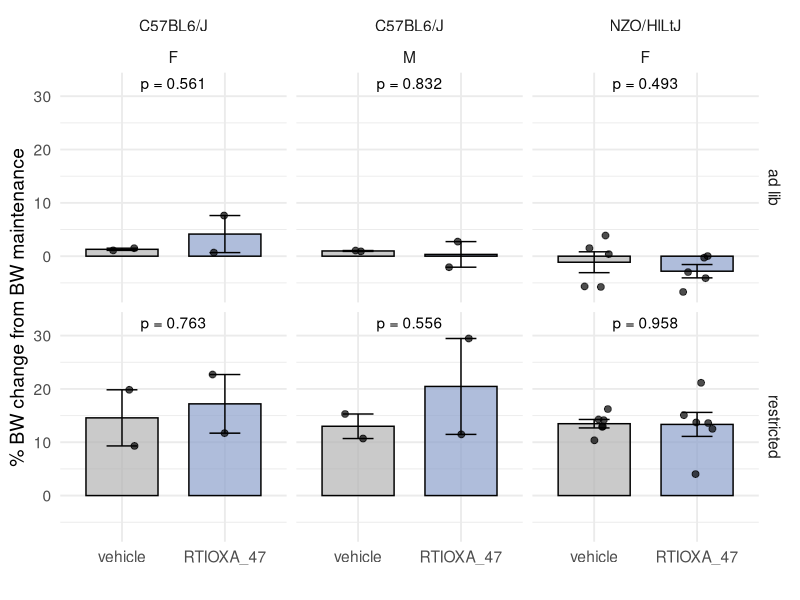
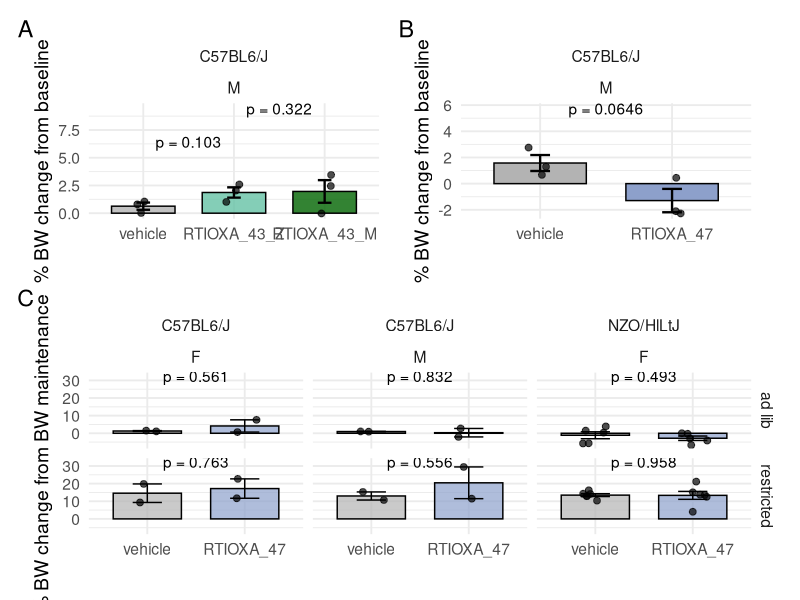

Reproduce these figures in R, in order.
  # ---- Libraries ----
  library(dplyr)
  library(ggplot2)
  library(readr)
  library(tidyr)
  library(ggpubr)
  library(patchwork)
  
  # ---- Read BW data ----
  BW_data <- read_csv("../data/BW.csv") %>% 
    filter(COHORT > 1 & COHORT < 6) %>% # Just NZO females and c57
    filter(!ID %in% c(3712, 3715)) %>%  # remove animals that died
    group_by(ID) %>% 
    arrange(DATE) %>% 
    mutate(
      # Define GROUP
      GROUP = case_when(
        ID %in% c(3706, 3707, 3709, 3711, 3713, 3717, 3716, 3719, 3718, 3726,
                  7860, 7862, 7864, 7867, 7868, 7869, 7870, 7871, 7873, 7875, 
                  7876, 7879, 7880, 7881, 7882, 7883) ~ "ad lib",
        ID %in% c(3708, 3714, 3720, 3721, 3710, 3722, 3723, 3724, 3725, 3727, 3728, 3729,
                  7861, 7863, 7865, 7866, 7872, 7874, 7877, 7878) ~ "restricted"
      ),
      # Define DRUG
      DRUG = case_when(
        ID %in% c(3706, 3707, 3709, 3711, 3713, 3714, 3720, 3724, 3725, 3727, 3728,
                  7861, 7863, 7864, 7878, 7867, 7872, 7875, 7876, 7869, 7870, 7871,
                  7868, 7880, 7881, 7882, 7883) ~ "vehicle",
        ID %in% c(3708, 3710, 3716, 3717, 3718, 3719, 3721, 3722, 3723, 3726, 3729,
                  7862, 7865, 7873, 7874, 7877, 7866, 7879, 7860) ~ "RTIOXA_47"
      ),
      # Define STATUS
      STATUS = case_when(
        STRAIN == "C57BL6/J" & COMMENTS == "DAY_1_INJECTIONS" ~ "BW maintenance",
        STRAIN == "NZO/HlLtJ" & COMMENTS == "DAY_1_INJECTIONS" ~ "BW maintenance",
        STRAIN == "C57BL6/J" & COMMENTS == "DAY_4_SABLE_AND_SAC" ~ "BW regain",
        STRAIN == "NZO/HlLtJ" & COMMENTS == "DAY_4_SABLE_AND_SAC" ~ "BW regain",
        TRUE ~ NA_character_
      )
    ) %>% 
    filter(!is.na(STATUS)) %>%
    ungroup() %>% 
    filter(!(STRAIN == "C57BL6/J" & DIET_FORMULA == "D12450Ki"))
  
  # ---- 5-week RTIOXA-47 delta ----
  BW_delta <- BW_data %>%
    filter(STATUS %in% c("BW maintenance", "BW regain")) %>%
    filter(DRUG %in% c("vehicle", "RTIOXA_47")) %>%
    select(ID, DRUG, STATUS, BW, STRAIN, SEX, GROUP) %>%
    pivot_wider(names_from = STATUS, values_from = BW) %>%
    filter(!is.na(`BW maintenance`) & !is.na(`BW regain`)) %>%
    group_by(ID, SEX, STRAIN, GROUP, DRUG) %>%
    mutate(
      DRUG = factor(DRUG, levels = c("vehicle", "RTIOXA_47")),
      bw_rel = 100 * (`BW regain` - `BW maintenance`) / `BW maintenance`
    ) %>%
    ungroup()
  
  BW_delta %>%
    group_by(STRAIN, GROUP, DRUG,SEX) %>%
    summarise(n_ID = n_distinct(ID)) #this is good
  
  
  # ---- Pairwise p-values for 5-week plot ----
  pairwise_5W <- BW_delta %>%
    group_by(STRAIN, SEX, GROUP) %>%
    summarise(
      p_val = t.test(bw_rel[DRUG=="vehicle"], bw_rel[DRUG=="RTIOXA_47"])$p.value,
      .groups = "drop"
    )
  
  # ---- 5-week plot (split by GROUP) ----
  plot_BW_47_5W <- ggplot(BW_delta, aes(x = DRUG, y = bw_rel, fill = DRUG)) +
    stat_summary(fun = mean, geom = "col", color = "black", width = 0.7, alpha = 0.7) +
    stat_summary(fun.data = mean_se, geom = "errorbar", width = 0.3) +
    geom_point(position = position_jitter(width = 0.15), size = 2, alpha = 0.7) +
    facet_grid(GROUP ~ STRAIN + SEX) +
    scale_fill_manual(values = c("vehicle" = "gray70", "RTIOXA_47" = "#8DA0CB")) +
    theme_minimal(base_size = 14) +
    labs(x = "", y = "% BW change from BW maintenance") +
    geom_text(
      data = pairwise_5W,
      aes(x = 1.5, y = max(BW_delta$bw_rel) + 3, label = paste0("p = ", signif(p_val,3))),
      inherit.aes = FALSE
    ) +
    theme(legend.position = "none")
  plot_BW_47_5W
  
  # ---- 5-day RTIOXA-43 delta ----
  BW_data_43 <- read_csv("../data/BW.csv") %>% 
    filter(COHORT == 9) %>%
    group_by(ID) %>%
    arrange(DATE) %>%
    mutate(
      DRUG = case_when(
        ID %in% c(8096, 8099, 8102) ~ "RTIOXA_43_Z",   # donated from Dr. Zang
        ID %in% c(8097, 8098, 8101) ~ "RTIOXA_43_M",   # MedChem batch
        ID %in% c(8095, 8100, 8103) ~ "vehicle"
      )
    ) %>%
    filter(as.Date(DATE) >= as.Date("2025-04-16"))
  
  # ---- Compute % BW change ----
  BW_compare_43 <- BW_data_43 %>%
    filter(COMMENTS %in% c("DAY_1_INJECTIONS", "SAC_AND_WHITE_DEPOSIT_QUANTIFICATION")) %>%
    mutate(COMMENTS = recode(COMMENTS,
                             "DAY_1_INJECTIONS" = "baseline",
                             "SAC_AND_WHITE_DEPOSIT_QUANTIFICATION" = "endpoint")) %>%
    select(ID, DRUG, COMMENTS, BW) %>%
    pivot_wider(names_from = COMMENTS, values_from = BW) %>%
    filter(!is.na(endpoint) & !is.na(baseline)) %>%
    mutate(
      bw_rel = 100 * (endpoint - baseline) / baseline,
      DRUG = factor(DRUG, levels = c("vehicle", "RTIOXA_43_Z", "RTIOXA_43_M"))
    )
  
  # Add STRAIN and SEX to BW_compare_43
  BW_compare_43 <- BW_compare_43 %>%
    left_join(
      BW_data_43 %>% select(ID, STRAIN, SEX) %>% distinct(),
      by = "ID"
    )
  
  # Create a data frame for p-values per facet
  pvals_43 <- BW_compare_43 %>%
    group_by(STRAIN, SEX) %>%
    summarise(
      p_val_Z = t.test(bw_rel[DRUG == "vehicle"], bw_rel[DRUG == "RTIOXA_43_Z"])$p.value,
      p_val_M = t.test(bw_rel[DRUG == "vehicle"], bw_rel[DRUG == "RTIOXA_43_M"])$p.value,
      .groups = "drop"
    ) %>%
    tidyr::pivot_longer(cols = c(p_val_Z, p_val_M), names_to = "comparison", values_to = "p_val") %>%
    mutate(x = ifelse(comparison == "p_val_Z", 1.5, 2.5),
           y = max(BW_compare_43$bw_rel) + ifelse(comparison == "p_val_Z", 3, 6),
           label = paste0("p = ", signif(p_val, 3))
    )
  
  plot_BW_43_5D <- ggplot(BW_compare_43, aes(x = DRUG, y = bw_rel, fill = DRUG)) +
    stat_summary(fun = mean, geom = "bar", color = "black", width = 0.7, alpha = 0.8) +
    stat_summary(fun.data = mean_se, geom = "errorbar", width = 0.15, linewidth = 0.8) +
    geom_jitter(width = 0.1, alpha = 0.7, size = 2) +
    geom_text(data = pvals_43, aes(x = x, y = y, label = label), inherit.aes = FALSE) +
    scale_fill_manual(values = c("gray70", "#66C2A5", "darkgreen")) +
    labs(x = "", y = "% BW change from baseline") +
    theme_minimal(base_size = 14) +
    theme(legend.position = "none") +
    facet_grid(. ~ STRAIN + SEX)
  
  # ---- 5-day RTIOXA-47 ----
  BW_data_47 <- read_csv("../data/BW.csv") %>%
    filter(COHORT == 12) %>%
    group_by(ID) %>%
    arrange(DATE) %>%
    mutate(
      DRUG = case_when(
        ID %in% c(8075, 8077, 8078) ~ "RTIOXA_47",
        ID %in% c(8074, 8076, 8079) ~ "vehicle"
      ),
      STRAIN = "C57BL6/J"
    ) 
  
  BW_compare_47 <- BW_data_47 %>%
    filter(COMMENTS %in% c("INJECTION_DAY_1", "ECHO_MRI_AND_SAC")) %>%
    pivot_wider(id_cols = c(ID, DRUG, STRAIN, SEX),
                names_from = COMMENTS, values_from = BW) %>%
    mutate(
      bw_rel = 100 * (ECHO_MRI_AND_SAC - INJECTION_DAY_1)/INJECTION_DAY_1,
      DRUG = factor(DRUG, levels = c("vehicle", "RTIOXA_47"))
    )
  
  # Create a data frame for p-values per facet
  pvals_47 <- BW_compare_47 %>%
    group_by(STRAIN, SEX) %>%
    summarise(
      p_val = t.test(bw_rel[DRUG == "vehicle"], bw_rel[DRUG == "RTIOXA_47"])$p.value,
      .groups = "drop"
    ) %>%
    mutate(x = 1.5, y = max(BW_compare_47$bw_rel) + 3,
           label = paste0("p = ", signif(p_val,3))
    )
  
  plot_BW_47_5D <- ggplot(BW_compare_47, aes(x = DRUG, y = bw_rel, fill = DRUG)) +
    stat_summary(fun = mean, geom = "bar", color = "black", width = 0.7) +
    stat_summary(fun.data = mean_se, geom = "errorbar", width = 0.15, linewidth = 0.8) +
    geom_jitter(width = 0.1, alpha = 0.7, size = 2) +
    geom_text(data = pvals_47, aes(x = x, y = y, label = label), inherit.aes = FALSE) +
    scale_fill_manual(values = c("gray70", "#8DA0CB")) +
    labs(x = "", y = "% BW change from baseline") +
    theme_minimal(base_size = 14) +
    theme(legend.position = "none") +
    facet_grid(. ~ STRAIN + SEX)
  
  
  combined_BW <- ((plot_BW_43_5D | plot_BW_47_5D) / plot_BW_47_5W) +
    plot_layout(heights = c(1, 1.4)) +
    plot_annotation(tag_levels = "A")
  
  combined_BW
  
  